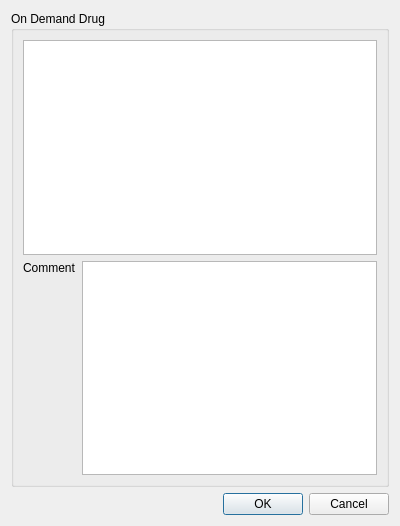
<?xml version="1.0" encoding="UTF-8"?>
<ui version="4.0">
 <class>OnDemandDrugDialog</class>
 <widget class="QDialog" name="OnDemandDrugDialog">
  <property name="geometry">
   <rect>
    <x>0</x>
    <y>0</y>
    <width>400</width>
    <height>526</height>
   </rect>
  </property>
  <property name="windowTitle">
   <string>Dialog</string>
  </property>
  <layout class="QVBoxLayout" name="verticalLayout">
   <item>
    <widget class="QGroupBox" name="groupBox">
     <property name="title">
      <string>On Demand Drug</string>
     </property>
     <layout class="QVBoxLayout" name="verticalLayout_3">
      <item>
       <widget class="QTableView" name="m_data"/>
      </item>
      <item>
       <layout class="QHBoxLayout" name="horizontalLayout">
        <item>
         <layout class="QVBoxLayout" name="verticalLayout_2">
          <item>
           <widget class="QLabel" name="label">
            <property name="text">
             <string>Comment</string>
            </property>
           </widget>
          </item>
          <item>
           <spacer name="verticalSpacer">
            <property name="orientation">
             <enum>Qt::Vertical</enum>
            </property>
            <property name="sizeHint" stdset="0">
             <size>
              <width>20</width>
              <height>40</height>
             </size>
            </property>
           </spacer>
          </item>
         </layout>
        </item>
        <item>
         <widget class="QTextEdit" name="m_comment"/>
        </item>
       </layout>
      </item>
     </layout>
    </widget>
   </item>
   <item>
    <widget class="QDialogButtonBox" name="buttonBox">
     <property name="orientation">
      <enum>Qt::Horizontal</enum>
     </property>
     <property name="standardButtons">
      <set>QDialogButtonBox::Cancel|QDialogButtonBox::Ok</set>
     </property>
    </widget>
   </item>
  </layout>
 </widget>
 <resources/>
 <connections>
  <connection>
   <sender>buttonBox</sender>
   <signal>accepted()</signal>
   <receiver>OnDemandDrugDialog</receiver>
   <slot>accept()</slot>
   <hints>
    <hint type="sourcelabel">
     <x>248</x>
     <y>254</y>
    </hint>
    <hint type="destinationlabel">
     <x>157</x>
     <y>274</y>
    </hint>
   </hints>
  </connection>
  <connection>
   <sender>buttonBox</sender>
   <signal>rejected()</signal>
   <receiver>OnDemandDrugDialog</receiver>
   <slot>reject()</slot>
   <hints>
    <hint type="sourcelabel">
     <x>316</x>
     <y>260</y>
    </hint>
    <hint type="destinationlabel">
     <x>286</x>
     <y>274</y>
    </hint>
   </hints>
  </connection>
 </connections>
</ui>
